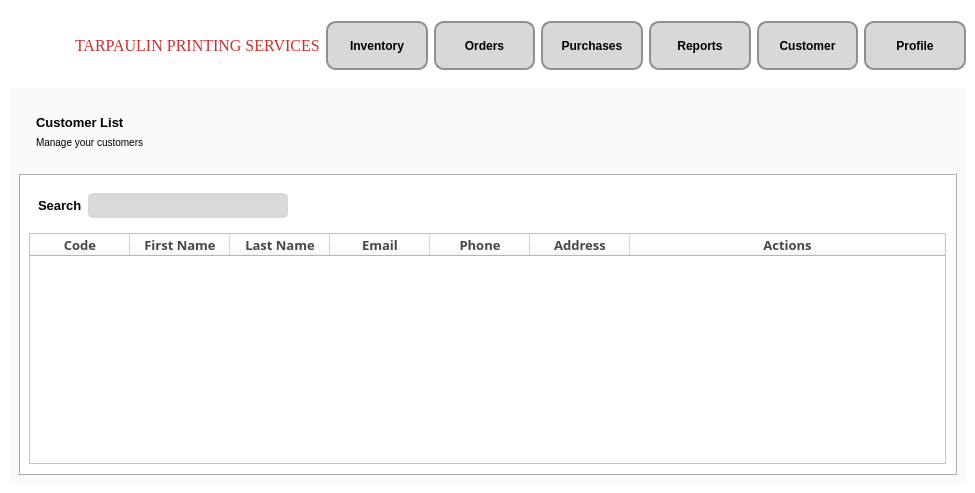
<?xml version="1.0" encoding="UTF-8"?>
<ui version="4.0">
 <class>MainWindow</class>
 <widget class="QMainWindow" name="MainWindow">
  <property name="geometry">
   <rect>
    <x>0</x>
    <y>0</y>
    <width>975</width>
    <height>493</height>
   </rect>
  </property>
  <property name="sizePolicy">
   <sizepolicy hsizetype="Fixed" vsizetype="Fixed">
    <horstretch>0</horstretch>
    <verstretch>0</verstretch>
   </sizepolicy>
  </property>
  <property name="windowTitle">
   <string>MainWindow</string>
  </property>
  <property name="styleSheet">
   <string notr="true">background-color: white;</string>
  </property>
  <widget class="QWidget" name="centralwidget">
   <layout class="QVBoxLayout" name="verticalLayout">
    <item>
     <widget class="QFrame" name="NavbarFrame">
      <property name="enabled">
       <bool>true</bool>
      </property>
      <property name="sizePolicy">
       <sizepolicy hsizetype="Preferred" vsizetype="Preferred">
        <horstretch>0</horstretch>
        <verstretch>0</verstretch>
       </sizepolicy>
      </property>
      <property name="cursor">
       <cursorShape>ArrowCursor</cursorShape>
      </property>
      <property name="styleSheet">
       <string notr="true">QPushButton {
    min-width: 100px; 
    max-width: 150px;
    min-height: 40px;
    max-height: 35px;
	font-size:12px;
	border: 2px solid #8f8f91; 
	border-radius: 10px;
	background-color: #d8d8d8; 
	min-width: 80px; 
	min-height: 30px; 
	padding: 5px; 
	color: black; 
	font-weight: bold; 
}
</string>
      </property>
      <property name="frameShape">
       <enum>QFrame::NoFrame</enum>
      </property>
      <property name="frameShadow">
       <enum>QFrame::Plain</enum>
      </property>
      <layout class="QHBoxLayout" name="horizontalLayout">
       <property name="leftMargin">
        <number>5</number>
       </property>
       <property name="rightMargin">
        <number>0</number>
       </property>
       <item>
        <widget class="QLabel" name="Logo">
         <property name="enabled">
          <bool>true</bool>
         </property>
         <property name="sizePolicy">
          <sizepolicy hsizetype="Fixed" vsizetype="Fixed">
           <horstretch>0</horstretch>
           <verstretch>0</verstretch>
          </sizepolicy>
         </property>
         <property name="minimumSize">
          <size>
           <width>55</width>
           <height>55</height>
          </size>
         </property>
         <property name="maximumSize">
          <size>
           <width>55</width>
           <height>55</height>
          </size>
         </property>
         <property name="cursor">
          <cursorShape>PointingHandCursor</cursorShape>
         </property>
         <property name="autoFillBackground">
          <bool>false</bool>
         </property>
         <property name="styleSheet">
          <string notr="true"/>
         </property>
         <property name="text">
          <string/>
         </property>
         <property name="textFormat">
          <enum>Qt::RichText</enum>
         </property>
         <property name="pixmap">
          <pixmap>static/logo.png</pixmap>
         </property>
         <property name="scaledContents">
          <bool>true</bool>
         </property>
         <property name="wordWrap">
          <bool>false</bool>
         </property>
        </widget>
       </item>
       <item>
        <widget class="QLabel" name="tarp">
         <property name="font">
          <font>
           <family>Georgia</family>
           <pointsize>12</pointsize>
           <weight>9</weight>
           <italic>false</italic>
           <bold>false</bold>
          </font>
         </property>
         <property name="cursor">
          <cursorShape>PointingHandCursor</cursorShape>
         </property>
         <property name="autoFillBackground">
          <bool>false</bool>
         </property>
         <property name="styleSheet">
          <string notr="true">font: 75 12pt &quot;Georgia&quot;;
color: #CD2E2E;</string>
         </property>
         <property name="text">
          <string>TARPAULIN PRINTING SERVICES</string>
         </property>
        </widget>
       </item>
       <item>
        <widget class="QPushButton" name="Inventory">
         <property name="minimumSize">
          <size>
           <width>94</width>
           <height>44</height>
          </size>
         </property>
         <property name="cursor">
          <cursorShape>PointingHandCursor</cursorShape>
         </property>
         <property name="styleSheet">
          <string notr="true">font-size:12px;
color: white;
border: 2px solid #8f8f91;
background-color: #d8d8d8;
color: black;
</string>
         </property>
         <property name="text">
          <string>Inventory</string>
         </property>
        </widget>
       </item>
       <item>
        <widget class="QPushButton" name="Order">
         <property name="cursor">
          <cursorShape>PointingHandCursor</cursorShape>
         </property>
         <property name="styleSheet">
          <string notr="true">font-size:12px;</string>
         </property>
         <property name="text">
          <string>Orders</string>
         </property>
        </widget>
       </item>
       <item>
        <widget class="QPushButton" name="Purchase">
         <property name="cursor">
          <cursorShape>PointingHandCursor</cursorShape>
         </property>
         <property name="styleSheet">
          <string notr="true">font-size:12px;</string>
         </property>
         <property name="text">
          <string>Purchases</string>
         </property>
        </widget>
       </item>
       <item>
        <widget class="QPushButton" name="Report">
         <property name="cursor">
          <cursorShape>PointingHandCursor</cursorShape>
         </property>
         <property name="styleSheet">
          <string notr="true">font-size:12px;</string>
         </property>
         <property name="text">
          <string>Reports</string>
         </property>
        </widget>
       </item>
       <item>
        <widget class="QPushButton" name="Customer">
         <property name="cursor">
          <cursorShape>PointingHandCursor</cursorShape>
         </property>
         <property name="styleSheet">
          <string notr="true">font-size:12px;</string>
         </property>
         <property name="text">
          <string>Customer</string>
         </property>
        </widget>
       </item>
       <item>
        <widget class="QPushButton" name="Profile">
         <property name="cursor">
          <cursorShape>PointingHandCursor</cursorShape>
         </property>
         <property name="styleSheet">
          <string notr="true">font-size:12px;</string>
         </property>
         <property name="text">
          <string>Profile</string>
         </property>
        </widget>
       </item>
      </layout>
     </widget>
    </item>
    <item>
     <widget class="QFrame" name="TableContainer">
      <property name="sizePolicy">
       <sizepolicy hsizetype="Expanding" vsizetype="Expanding">
        <horstretch>0</horstretch>
        <verstretch>0</verstretch>
       </sizepolicy>
      </property>
      <property name="minimumSize">
       <size>
        <width>0</width>
        <height>2</height>
       </size>
      </property>
      <property name="layoutDirection">
       <enum>Qt::LeftToRight</enum>
      </property>
      <property name="autoFillBackground">
       <bool>false</bool>
      </property>
      <property name="styleSheet">
       <string notr="true">background-color: #FAFAFA;
width: 100vw;</string>
      </property>
      <property name="frameShape">
       <enum>QFrame::NoFrame</enum>
      </property>
      <property name="frameShadow">
       <enum>QFrame::Plain</enum>
      </property>
      <layout class="QVBoxLayout" name="verticalLayout_2">
       <item>
        <widget class="QFrame" name="Label">
         <property name="sizePolicy">
          <sizepolicy hsizetype="Preferred" vsizetype="Preferred">
           <horstretch>0</horstretch>
           <verstretch>0</verstretch>
          </sizepolicy>
         </property>
         <property name="frameShape">
          <enum>QFrame::NoFrame</enum>
         </property>
         <property name="frameShadow">
          <enum>QFrame::Raised</enum>
         </property>
         <layout class="QHBoxLayout" name="horizontalLayout_4">
          <property name="rightMargin">
           <number>0</number>
          </property>
          <item>
           <widget class="QFrame" name="ProductList">
            <property name="frameShape">
             <enum>QFrame::NoFrame</enum>
            </property>
            <property name="frameShadow">
             <enum>QFrame::Raised</enum>
            </property>
            <layout class="QVBoxLayout" name="verticalLayout_3">
             <item>
              <widget class="QLabel" name="ProductLabel">
               <property name="styleSheet">
                <string notr="true">font-weight: bold;
font-size: 13px;</string>
               </property>
               <property name="text">
                <string>Customer List</string>
               </property>
              </widget>
             </item>
             <item>
              <widget class="QLabel" name="manageLabel">
               <property name="font">
                <font>
                 <pointsize>-1</pointsize>
                </font>
               </property>
               <property name="styleSheet">
                <string notr="true">font-size: 10px;</string>
               </property>
               <property name="text">
                <string>Manage your customers</string>
               </property>
              </widget>
             </item>
            </layout>
           </widget>
          </item>
          <item>
           <widget class="QFrame" name="BtnContainer">
            <property name="frameShape">
             <enum>QFrame::NoFrame</enum>
            </property>
            <property name="frameShadow">
             <enum>QFrame::Raised</enum>
            </property>
            <layout class="QHBoxLayout" name="horizontalLayout_3">
             <property name="rightMargin">
              <number>0</number>
             </property>
             <item>
              <spacer name="horizontalSpacer">
               <property name="orientation">
                <enum>Qt::Horizontal</enum>
               </property>
               <property name="sizeHint" stdset="0">
                <size>
                 <width>649</width>
                 <height>20</height>
                </size>
               </property>
              </spacer>
             </item>
            </layout>
           </widget>
          </item>
         </layout>
        </widget>
       </item>
       <item>
        <widget class="QFrame" name="DataFrame">
         <property name="sizePolicy">
          <sizepolicy hsizetype="Expanding" vsizetype="Expanding">
           <horstretch>0</horstretch>
           <verstretch>0</verstretch>
          </sizepolicy>
         </property>
         <property name="styleSheet">
          <string notr="true">background-color: white;</string>
         </property>
         <property name="frameShape">
          <enum>QFrame::Box</enum>
         </property>
         <property name="frameShadow">
          <enum>QFrame::Raised</enum>
         </property>
         <layout class="QVBoxLayout" name="verticalLayout_4">
          <item>
           <widget class="QFrame" name="SearchFrame">
            <property name="minimumSize">
             <size>
              <width>0</width>
              <height>41</height>
             </size>
            </property>
            <property name="frameShape">
             <enum>QFrame::NoFrame</enum>
            </property>
            <property name="frameShadow">
             <enum>QFrame::Raised</enum>
            </property>
            <layout class="QHBoxLayout" name="horizontalLayout_2">
             <item>
              <widget class="QLabel" name="Search">
               <property name="font">
                <font>
                 <pointsize>10</pointsize>
                 <weight>75</weight>
                 <bold>true</bold>
                </font>
               </property>
               <property name="styleSheet">
                <string notr="true">font-weight: bold;
</string>
               </property>
               <property name="text">
                <string>Search</string>
               </property>
               <property name="alignment">
                <set>Qt::AlignLeading|Qt::AlignLeft|Qt::AlignVCenter</set>
               </property>
              </widget>
             </item>
             <item>
              <widget class="QLineEdit" name="SearchInput">
               <property name="minimumSize">
                <size>
                 <width>0</width>
                 <height>25</height>
                </size>
               </property>
               <property name="maximumSize">
                <size>
                 <width>200</width>
                 <height>25</height>
                </size>
               </property>
               <property name="styleSheet">
                <string notr="true">background-color: #D9D9D9;
border-radius: 5px;

</string>
               </property>
              </widget>
             </item>
             <item>
              <widget class="QLabel" name="Filter">
               <property name="minimumSize">
                <size>
                 <width>25</width>
                 <height>25</height>
                </size>
               </property>
               <property name="maximumSize">
                <size>
                 <width>25</width>
                 <height>25</height>
                </size>
               </property>
               <property name="cursor">
                <cursorShape>PointingHandCursor</cursorShape>
               </property>
               <property name="text">
                <string/>
               </property>
               <property name="pixmap">
                <pixmap>static/filter.png</pixmap>
               </property>
               <property name="scaledContents">
                <bool>true</bool>
               </property>
              </widget>
             </item>
             <item>
              <spacer name="horizontalSpacer_2">
               <property name="orientation">
                <enum>Qt::Horizontal</enum>
               </property>
               <property name="sizeHint" stdset="0">
                <size>
                 <width>610</width>
                 <height>20</height>
                </size>
               </property>
              </spacer>
             </item>
            </layout>
           </widget>
          </item>
          <item>
           <widget class="QTableWidget" name="tableWidget">
            <property name="columnCount">
             <number>7</number>
            </property>
            <attribute name="horizontalHeaderCascadingSectionResizes">
             <bool>false</bool>
            </attribute>
            <attribute name="horizontalHeaderShowSortIndicator" stdset="0">
             <bool>false</bool>
            </attribute>
            <attribute name="horizontalHeaderStretchLastSection">
             <bool>true</bool>
            </attribute>
            <column>
             <property name="text">
              <string>Code</string>
             </property>
             <property name="font">
              <font>
               <family>Bahnschrift SemiBold</family>
               <pointsize>10</pointsize>
               <weight>75</weight>
               <bold>true</bold>
               <underline>false</underline>
              </font>
             </property>
             <property name="foreground">
              <brush brushstyle="SolidPattern">
               <color alpha="255">
                <red>71</red>
                <green>71</green>
                <blue>71</blue>
               </color>
              </brush>
             </property>
            </column>
            <column>
             <property name="text">
              <string>First Name</string>
             </property>
             <property name="font">
              <font>
               <family>Bahnschrift SemiBold</family>
               <pointsize>10</pointsize>
               <weight>75</weight>
               <bold>true</bold>
              </font>
             </property>
             <property name="foreground">
              <brush brushstyle="SolidPattern">
               <color alpha="255">
                <red>71</red>
                <green>71</green>
                <blue>71</blue>
               </color>
              </brush>
             </property>
            </column>
            <column>
             <property name="text">
              <string>Last Name</string>
             </property>
             <property name="font">
              <font>
               <family>Bahnschrift SemiBold</family>
               <pointsize>10</pointsize>
               <weight>75</weight>
               <bold>true</bold>
              </font>
             </property>
             <property name="foreground">
              <brush brushstyle="SolidPattern">
               <color alpha="255">
                <red>71</red>
                <green>71</green>
                <blue>71</blue>
               </color>
              </brush>
             </property>
            </column>
            <column>
             <property name="text">
              <string>Email</string>
             </property>
             <property name="font">
              <font>
               <family>Bahnschrift SemiBold</family>
               <pointsize>10</pointsize>
               <weight>75</weight>
               <bold>true</bold>
              </font>
             </property>
             <property name="foreground">
              <brush brushstyle="SolidPattern">
               <color alpha="255">
                <red>71</red>
                <green>71</green>
                <blue>71</blue>
               </color>
              </brush>
             </property>
            </column>
            <column>
             <property name="text">
              <string>Phone</string>
             </property>
             <property name="font">
              <font>
               <family>Bahnschrift SemiBold</family>
               <pointsize>10</pointsize>
               <weight>75</weight>
               <bold>true</bold>
              </font>
             </property>
             <property name="foreground">
              <brush brushstyle="SolidPattern">
               <color alpha="255">
                <red>71</red>
                <green>71</green>
                <blue>71</blue>
               </color>
              </brush>
             </property>
            </column>
            <column>
             <property name="text">
              <string>Address</string>
             </property>
             <property name="font">
              <font>
               <family>Bahnschrift SemiBold</family>
               <pointsize>10</pointsize>
               <weight>75</weight>
               <bold>true</bold>
              </font>
             </property>
             <property name="foreground">
              <brush brushstyle="SolidPattern">
               <color alpha="255">
                <red>71</red>
                <green>71</green>
                <blue>71</blue>
               </color>
              </brush>
             </property>
            </column>
            <column>
             <property name="text">
              <string>Actions</string>
             </property>
             <property name="font">
              <font>
               <family>Bahnschrift SemiBold</family>
               <pointsize>10</pointsize>
               <weight>75</weight>
               <bold>true</bold>
              </font>
             </property>
             <property name="foreground">
              <brush brushstyle="SolidPattern">
               <color alpha="255">
                <red>71</red>
                <green>71</green>
                <blue>71</blue>
               </color>
              </brush>
             </property>
            </column>
           </widget>
          </item>
         </layout>
        </widget>
       </item>
      </layout>
     </widget>
    </item>
   </layout>
  </widget>
 </widget>
 <resources>
  <include location="images.qrc"/>
  <include location="font.qrc"/>
 </resources>
 <connections/>
</ui>
